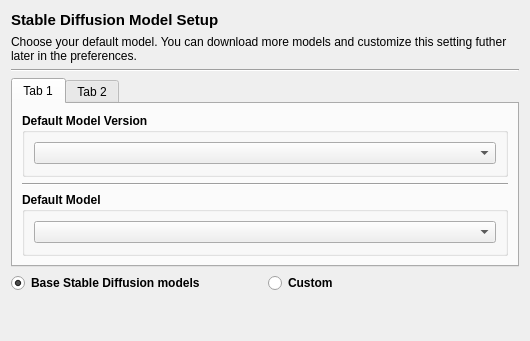
<?xml version="1.0" encoding="UTF-8"?>
<ui version="4.0">
 <class>choose_model</class>
 <widget class="QWidget" name="choose_model">
  <property name="geometry">
   <rect>
    <x>0</x>
    <y>0</y>
    <width>530</width>
    <height>341</height>
   </rect>
  </property>
  <property name="windowTitle">
   <string>Form</string>
  </property>
  <layout class="QGridLayout" name="gridLayout">
   <item row="0" column="0">
    <widget class="QLabel" name="label">
     <property name="font">
      <font>
       <pointsize>11</pointsize>
       <bold>true</bold>
      </font>
     </property>
     <property name="text">
      <string>Stable Diffusion Model Setup</string>
     </property>
    </widget>
   </item>
   <item row="3" column="0">
    <widget class="QTabWidget" name="tabWidget">
     <property name="currentIndex">
      <number>0</number>
     </property>
     <widget class="QWidget" name="tab">
      <attribute name="title">
       <string>Tab 1</string>
      </attribute>
      <layout class="QGridLayout" name="gridLayout_6">
       <item row="1" column="0">
        <widget class="Line" name="line_2">
         <property name="orientation">
          <enum>Qt::Orientation::Horizontal</enum>
         </property>
        </widget>
       </item>
       <item row="2" column="0">
        <widget class="QGroupBox" name="groupBox">
         <property name="font">
          <font>
           <bold>true</bold>
          </font>
         </property>
         <property name="title">
          <string>Default Model</string>
         </property>
         <layout class="QGridLayout" name="gridLayout_3">
          <item row="0" column="0">
           <widget class="QComboBox" name="models"/>
          </item>
         </layout>
        </widget>
       </item>
       <item row="0" column="0">
        <widget class="QGroupBox" name="groupBox_3">
         <property name="font">
          <font>
           <bold>true</bold>
          </font>
         </property>
         <property name="title">
          <string>Default Model Version</string>
         </property>
         <layout class="QGridLayout" name="gridLayout_5">
          <item row="0" column="0">
           <widget class="QComboBox" name="versions"/>
          </item>
         </layout>
        </widget>
       </item>
      </layout>
     </widget>
     <widget class="QWidget" name="tab_2">
      <attribute name="title">
       <string>Tab 2</string>
      </attribute>
      <layout class="QGridLayout" name="gridLayout_2">
       <item row="0" column="0">
        <widget class="QGroupBox" name="groupBox_2">
         <property name="font">
          <font>
           <bold>true</bold>
          </font>
         </property>
         <property name="title">
          <string>Custom model</string>
         </property>
         <layout class="QGridLayout" name="gridLayout_4">
          <item row="0" column="0">
           <widget class="QLineEdit" name="custom_model">
            <property name="placeholderText">
             <string>huggingface.co or civitai.com Stable Diffusion model URL</string>
            </property>
           </widget>
          </item>
         </layout>
        </widget>
       </item>
       <item row="1" column="0">
        <spacer name="verticalSpacer_2">
         <property name="orientation">
          <enum>Qt::Orientation::Vertical</enum>
         </property>
         <property name="sizeHint" stdset="0">
          <size>
           <width>20</width>
           <height>40</height>
          </size>
         </property>
        </spacer>
       </item>
      </layout>
     </widget>
    </widget>
   </item>
   <item row="5" column="0">
    <spacer name="verticalSpacer">
     <property name="orientation">
      <enum>Qt::Orientation::Vertical</enum>
     </property>
     <property name="sizeHint" stdset="0">
      <size>
       <width>20</width>
       <height>40</height>
      </size>
     </property>
    </spacer>
   </item>
   <item row="4" column="0">
    <layout class="QHBoxLayout" name="horizontalLayout">
     <item>
      <widget class="QRadioButton" name="default_radio_button">
       <property name="font">
        <font>
         <bold>true</bold>
        </font>
       </property>
       <property name="text">
        <string>Base Stable Diffusion models</string>
       </property>
       <property name="checked">
        <bool>true</bool>
       </property>
      </widget>
     </item>
     <item>
      <widget class="QRadioButton" name="custom_radio_button">
       <property name="font">
        <font>
         <bold>true</bold>
        </font>
       </property>
       <property name="text">
        <string>Custom</string>
       </property>
      </widget>
     </item>
    </layout>
   </item>
   <item row="2" column="0">
    <widget class="Line" name="line">
     <property name="orientation">
      <enum>Qt::Orientation::Horizontal</enum>
     </property>
    </widget>
   </item>
   <item row="1" column="0">
    <widget class="QLabel" name="label_2">
     <property name="text">
      <string>Choose your default model. You can download more models and customize this setting futher later in the preferences.</string>
     </property>
     <property name="wordWrap">
      <bool>true</bool>
     </property>
    </widget>
   </item>
  </layout>
 </widget>
 <resources/>
 <connections>
  <connection>
   <sender>versions</sender>
   <signal>currentTextChanged(QString)</signal>
   <receiver>choose_model</receiver>
   <slot>model_version_changed(QString)</slot>
   <hints>
    <hint type="sourcelabel">
     <x>293</x>
     <y>156</y>
    </hint>
    <hint type="destinationlabel">
     <x>360</x>
     <y>0</y>
    </hint>
   </hints>
  </connection>
  <connection>
   <sender>models</sender>
   <signal>currentTextChanged(QString)</signal>
   <receiver>choose_model</receiver>
   <slot>model_changed(QString)</slot>
   <hints>
    <hint type="sourcelabel">
     <x>391</x>
     <y>236</y>
    </hint>
    <hint type="destinationlabel">
     <x>406</x>
     <y>2</y>
    </hint>
   </hints>
  </connection>
  <connection>
   <sender>custom_model</sender>
   <signal>textChanged(QString)</signal>
   <receiver>choose_model</receiver>
   <slot>custom_model_changed(QString)</slot>
   <hints>
    <hint type="sourcelabel">
     <x>413</x>
     <y>140</y>
    </hint>
    <hint type="destinationlabel">
     <x>322</x>
     <y>0</y>
    </hint>
   </hints>
  </connection>
  <connection>
   <sender>default_radio_button</sender>
   <signal>toggled(bool)</signal>
   <receiver>choose_model</receiver>
   <slot>model_type_toggled(bool)</slot>
   <hints>
    <hint type="sourcelabel">
     <x>67</x>
     <y>289</y>
    </hint>
    <hint type="destinationlabel">
     <x>75</x>
     <y>-4</y>
    </hint>
   </hints>
  </connection>
  <connection>
   <sender>custom_radio_button</sender>
   <signal>toggled(bool)</signal>
   <receiver>choose_model</receiver>
   <slot>custom_model_toggled(bool)</slot>
   <hints>
    <hint type="sourcelabel">
     <x>330</x>
     <y>293</y>
    </hint>
    <hint type="destinationlabel">
     <x>339</x>
     <y>-6</y>
    </hint>
   </hints>
  </connection>
 </connections>
 <slots>
  <slot>model_version_changed(QString)</slot>
  <slot>model_changed(QString)</slot>
  <slot>custom_model_changed(QString)</slot>
  <slot>model_type_toggled(bool)</slot>
  <slot>custom_model_toggled(bool)</slot>
 </slots>
</ui>
